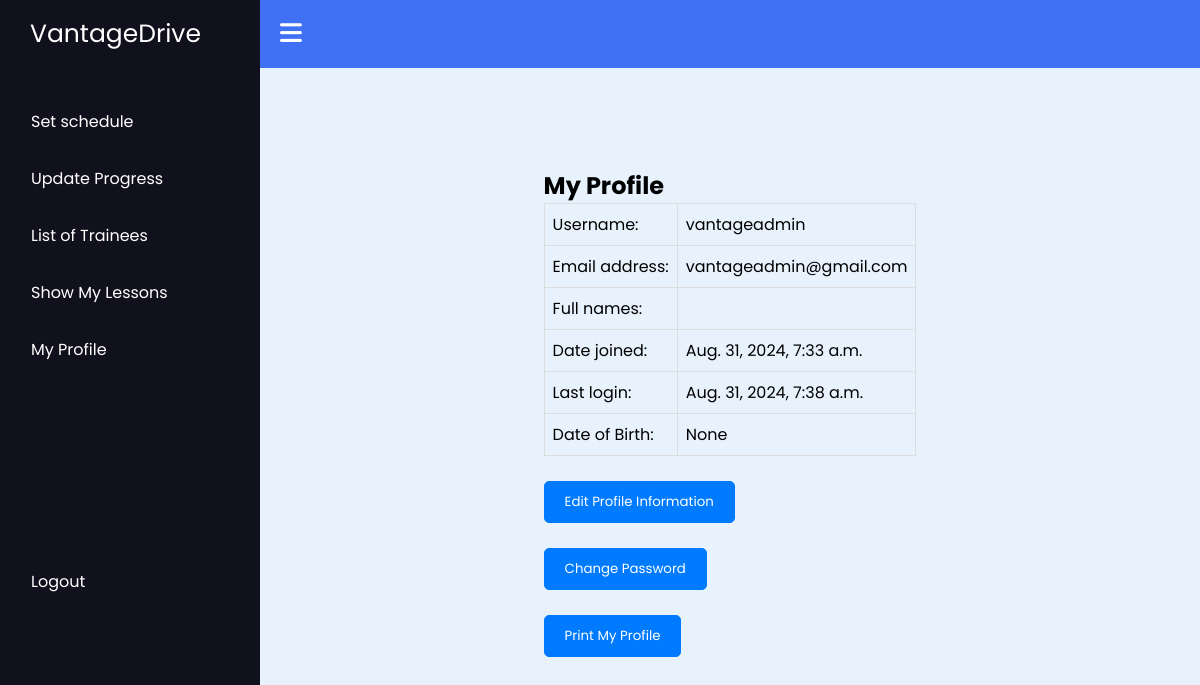
Before: /instructor/myprofile/ (signed in) with the older database file.
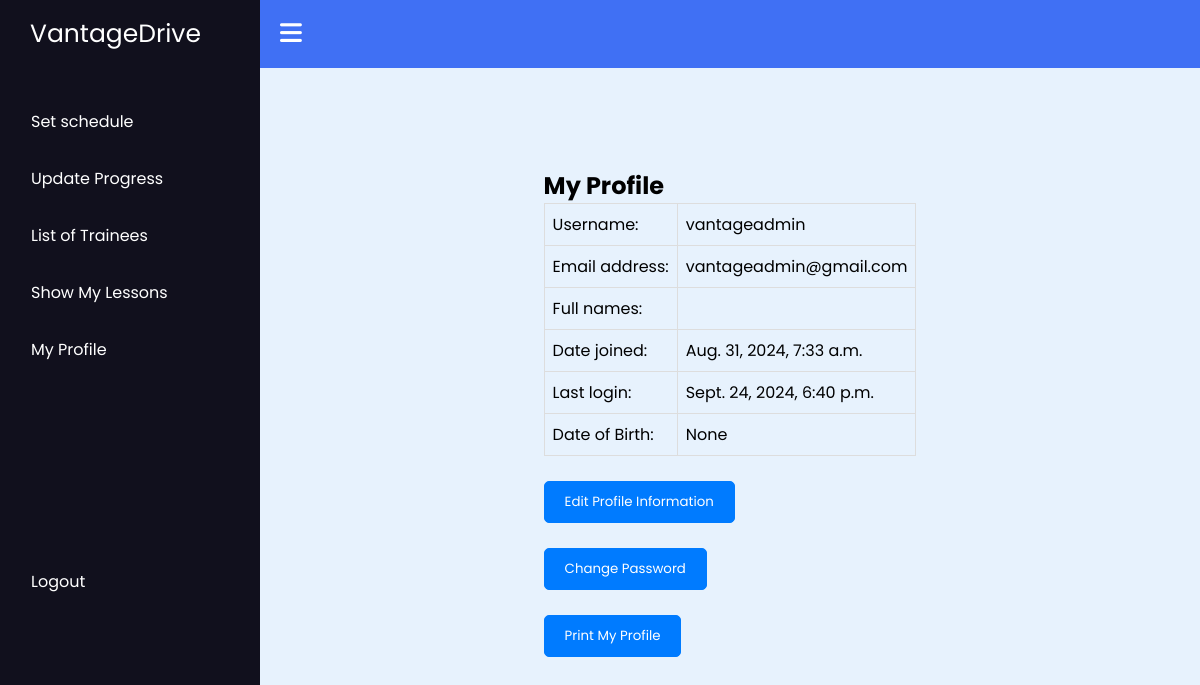
After: the same page with the newer database file.
### users/models.py (models this page shows)
class CustomUser(AbstractUser):
    date_of_birth = models.DateField(blank=True, null=True)

### instructor/views.py (the view)
# urls.py: path('myprofile/',views.myprofile, name="myprofile"),
@login_required(login_url='instructorlogin')
def myprofile(request):
    return render(request, 'instructor/myprofile.html')

### instructor/templates/instructor/myprofile.html
{% extends 'instructor/instbase.html' %}
{% block content %}
<div class="container">
    <br>
    <h2>My Profile</h2>
    <div style="overflow-x:auto;">
        <table class="table" style="border-collapse: collapse; width: 100%;">
            <tr>
                <td style="border: 1px solid #dddddd; padding: 8px;">Username:</td>
                <td style="border: 1px solid #dddddd; padding: 8px;">{{ user.username }}</td>
            </tr>
            <tr>
                <td style="border: 1px solid #dddddd; padding: 8px;">Email address:</td>
                <td style="border: 1px solid #dddddd; padding: 8px;">{{ user.email }}</td>
            </tr>
            <tr>
                <td style="border: 1px solid #dddddd; padding: 8px;">Full names:</td>
                <td style="border: 1px solid #dddddd; padding: 8px;">{{ user.first_name }} {{ user.last_name }}</td>
            </tr>
            <tr>
                <td style="border: 1px solid #dddddd; padding: 8px;">Date joined:</td>
                <td style="border: 1px solid #dddddd; padding: 8px;">{{ user.date_joined }}</td>
            </tr>
            <tr>
                <td style="border: 1px solid #dddddd; padding: 8px;">Last login:</td>
                <td style="border: 1px solid #dddddd; padding: 8px;">{{ user.last_login }}</td>
            </tr>
            <tr>
                <td style="border: 1px solid #dddddd; padding: 8px;">Date of Birth:</td>
                <td style="border: 1px solid #dddddd; padding: 8px;">{{ user.date_of_birth }}</td>
            </tr>
        </table>
    </div>
    <br>
    <form action="{% url 'editprofile' %}" method="get">
        <button type="submit" style="display: inline-block; padding: 10px 20px; background-color: #007bff; color: #fff; text-decoration: none; border: 1px solid #007bff; border-radius: 5px;">Edit Profile Information</button>
    </form>
    <br>
    <form action="{% url 'changeprofile' %}" method="get">
        <button type="submit" style="display: inline-block; padding: 10px 20px; background-color: #007bff; color: #fff; text-decoration: none; border: 1px solid #007bff; border-radius: 5px;">Change Password</button>
    </form>
    <br>
    <form action="{% url 'printprofile' %}" method="get">
        <button type="submit" style="display: inline-block; padding: 10px 20px; background-color: #007bff; color: #fff; text-decoration: none; border: 1px solid #007bff; border-radius: 5px;">Print My Profile</button>
    </form>
</div>
{% endblock %}

Changed rows visible on the page:
changed CustomUser "vantageadmin": last_login "Aug. 31, 2024, 7:38 a.m." → "Sept. 24, 2024, 6:40 p.m."
